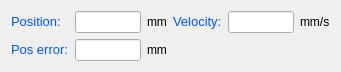
   <widget class="QWidget" name="layoutWidget">
    <property name="geometry">
     <rect>
      <x>860</x>
      <y>30</y>
      <width>341</width>
      <height>60</height>
     </rect>
    </property>
    <layout class="QGridLayout" name="gridLayout_5">
     <item row="0" column="0">
      <widget class="QLabel" name="label_26">
       <property name="text">
        <string>&lt;!DOCTYPE HTML PUBLIC &quot;-//W3C//DTD HTML 4.0//EN&quot; &quot;http://www.w3.org/TR/REC-html40/strict.dtd&quot;&gt;
&lt;html&gt;&lt;head&gt;&lt;meta name=&quot;qrichtext&quot; content=&quot;1&quot; /&gt;&lt;style type=&quot;text/css&quot;&gt;
p, li { white-space: pre-wrap; }
&lt;/style&gt;&lt;/head&gt;&lt;body style=&quot; font-family:'Sans Serif'; font-size:10pt; font-weight:400; font-style:normal;&quot;&gt;
&lt;p style=&quot; margin-top:0px; margin-bottom:0px; margin-left:0px; margin-right:0px; -qt-block-indent:0; text-indent:0px;&quot;&gt;&lt;span style=&quot; color:#0055ff;&quot;&gt;Position:&lt;/span&gt;&lt;/p&gt;&lt;/body&gt;&lt;/html&gt;</string>
       </property>
      </widget>
     </item>
     <item row="0" column="1">
      <layout class="QHBoxLayout" name="horizontalLayout_11">
       <item>
        <widget class="QLineEdit" name="lineEdit_tr_pos">
         <property name="cursor">
          <cursorShape>ArrowCursor</cursorShape>
         </property>
         <property name="readOnly">
          <bool>true</bool>
         </property>
        </widget>
       </item>
       <item>
        <widget class="QLabel" name="label_39">
         <property name="text">
          <string>mm</string>
         </property>
        </widget>
       </item>
      </layout>
     </item>
     <item row="0" column="2">
      <widget class="QLabel" name="label_27">
       <property name="text">
        <string>&lt;!DOCTYPE HTML PUBLIC &quot;-//W3C//DTD HTML 4.0//EN&quot; &quot;http://www.w3.org/TR/REC-html40/strict.dtd&quot;&gt;
&lt;html&gt;&lt;head&gt;&lt;meta name=&quot;qrichtext&quot; content=&quot;1&quot; /&gt;&lt;style type=&quot;text/css&quot;&gt;
p, li { white-space: pre-wrap; }
&lt;/style&gt;&lt;/head&gt;&lt;body style=&quot; font-family:'Sans Serif'; font-size:10pt; font-weight:400; font-style:normal;&quot;&gt;
&lt;p style=&quot; margin-top:0px; margin-bottom:0px; margin-left:0px; margin-right:0px; -qt-block-indent:0; text-indent:0px;&quot;&gt;&lt;span style=&quot; color:#0055ff;&quot;&gt;Velocity:&lt;/span&gt;&lt;/p&gt;&lt;/body&gt;&lt;/html&gt;</string>
       </property>
      </widget>
     </item>
     <item row="0" column="3">
      <layout class="QHBoxLayout" name="horizontalLayout_17">
       <item>
        <widget class="QLineEdit" name="lineEdit_tr_vel">
         <property name="cursor">
          <cursorShape>ArrowCursor</cursorShape>
         </property>
         <property name="readOnly">
          <bool>true</bool>
         </property>
        </widget>
       </item>
       <item>
        <widget class="QLabel" name="label_40">
         <property name="text">
          <string>mm/s</string>
         </property>
        </widget>
       </item>
      </layout>
     </item>
     <item row="1" column="0">
      <widget class="QLabel" name="label_28">
       <property name="text">
        <string>&lt;!DOCTYPE HTML PUBLIC &quot;-//W3C//DTD HTML 4.0//EN&quot; &quot;http://www.w3.org/TR/REC-html40/strict.dtd&quot;&gt;
&lt;html&gt;&lt;head&gt;&lt;meta name=&quot;qrichtext&quot; content=&quot;1&quot; /&gt;&lt;style type=&quot;text/css&quot;&gt;
p, li { white-space: pre-wrap; }
&lt;/style&gt;&lt;/head&gt;&lt;body style=&quot; font-family:'Sans Serif'; font-size:10pt; font-weight:400; font-style:normal;&quot;&gt;
&lt;p style=&quot; margin-top:0px; margin-bottom:0px; margin-left:0px; margin-right:0px; -qt-block-indent:0; text-indent:0px;&quot;&gt;&lt;span style=&quot; color:#0055ff;&quot;&gt;Pos error:&lt;/span&gt;&lt;/p&gt;&lt;/body&gt;&lt;/html&gt;</string>
       </property>
      </widget>
     </item>
     <item row="1" column="1">
      <layout class="QHBoxLayout" name="horizontalLayout_10">
       <item>
        <widget class="QLineEdit" name="lineEdit_tr_poserr">
         <property name="cursor">
          <cursorShape>ArrowCursor</cursorShape>
         </property>
         <property name="readOnly">
          <bool>true</bool>
         </property>
        </widget>
       </item>
       <item>
        <widget class="QLabel" name="label_35">
         <property name="text">
          <string>mm</string>
         </property>
        </widget>
       </item>
      </layout>
     </item>
     <item row="1" column="2" colspan="2">
      <spacer name="horizontalSpacer_5">
       <property name="orientation">
        <enum>Qt::Horizontal</enum>
       </property>
       <property name="sizeHint" stdset="0">
        <size>
         <width>158</width>
         <height>20</height>
        </size>
       </property>
      </spacer>
     </item>
    </layout>
   </widget>
